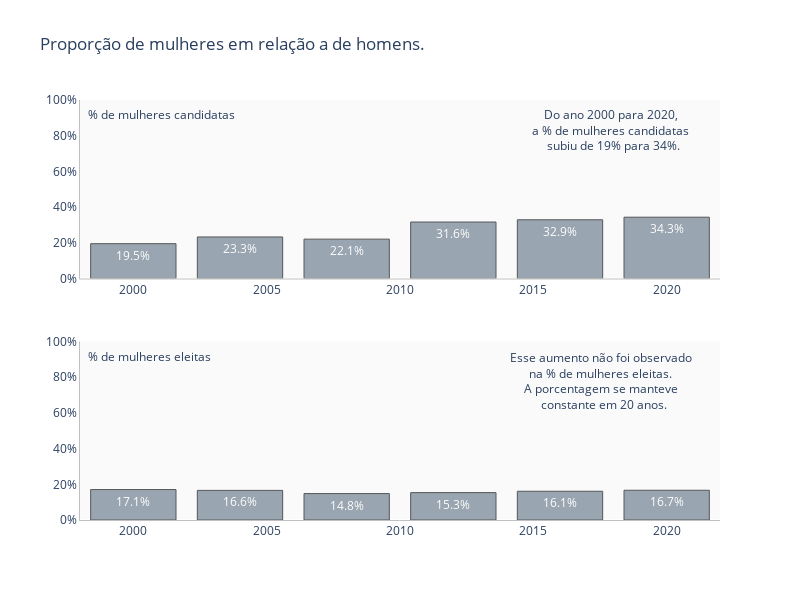

Here is the notebook cell this chart was saved with:
### Markdown cell above
### Visualização

### Code cell
# Filtrando os dados do gênero feminino
data_selected1 = data1.query("genero == 'feminino'") 
data_selected2 = data2.query("genero == 'feminino'")

# Construindo a visualização

fig = go.Figure()

fig = make_subplots(
    rows=2, cols=1,
    row_heights=[0.5,0.5],
)


fig.add_trace(go.Bar(
            x=data_selected1.ano, 
            y=data_selected1.porcentagem, 
            text=data_selected1.porcentagem,
            texttemplate='%{y:.1%}',
            hovertemplate='Ano: %{x} <br /> %: %{y:.1%}',
            opacity=0.8,
            
        ), row=1, col=1)

fig.add_trace(go.Bar(
            x=data_selected2.ano, 
            y=data_selected2.porcentagem, 
            text=data_selected2.porcentagem,
            texttemplate='%{y:.1%}',
            hovertemplate='Ano: %{x} <br /> %: %{y:.1%}',
            opacity=0.8,
        ), row=2, col=1)

fig.update_layout(title="Proporção de mulheres em relação a de homens.",
                  plot_bgcolor="#FAFAFA",
                  showlegend=False,
                  width=800,
                  height=600,
                  
                  )

fig.update_traces(marker_color='#708090', marker_line_color='#121212',
                  marker_line_width=1, opacity=0.7)


fig.layout.yaxis1.tickformat=',.0%'
fig.layout.yaxis1.range=[0,1]
fig.layout.yaxis2.tickformat=',.0%'
fig.layout.yaxis2.range=[0,1]

fig.add_annotation(x=0.01, y=0.99,
            text="% de mulheres candidatas",
            showarrow=False,
            xref='paper',
            yref='paper',
            )

fig.add_annotation(x=0.01, y=0.39,
            text="% de mulheres eleitas",
            showarrow=False,
            xref='paper',
            yref='paper',
            )

fig.add_annotation(x=0.99, y=0.99,
            text="Do ano 2000 para 2020, <br />a % de mulheres candidatas <br /> subiu de 19% para 34%.",
            showarrow=False,
            xref='paper',
            yref='paper',
            width=200,
            xanchor="right"
            )

fig.add_annotation(x=0.99, y=0.25,
            text="Esse aumento não foi observado <br />na % de mulheres eleitas. <br />A porcentagem se manteve <br /> constante em 20 anos.",
            showarrow=False,
            xref='paper',
            yref='paper',
            width=220,
            xanchor="right"
            )

fig.update_yaxes( 
  showgrid=False,
  linecolor="#C0C0C0",
  linewidth=1
)

fig.update_xaxes(  
  showgrid=False,
  linecolor="#C0C0C0",
  linewidth=1
)

fig.show()

### Figure 1 — Plotly figure (JSON) as saved in the notebook; plotly's stock layout.template omitted (floating-point values rounded to 4 significant figures)
{"data": [{"hovertemplate": "Ano: %{x} <br /> %: %{y:.1%}", "marker": {"color": "#708090", "line": {"color": "#121212", "width": 1}}, "opacity": 0.7, "text": ["0.1951052150045745", "0.2328395061728395", "0.2205405405405405", "0.3164", "0.3290246768507638", "0.3434825543120474"], "texttemplate": "%{y:.1%}", "type": "bar", "x": [2000, 2004, 2008, 2012, 2016, 2020], "xaxis": "x", "y": [0.1951, 0.2328, 0.2205, 0.3164, 0.329, 0.3435], "yaxis": "y"}, {"hovertemplate": "Ano: %{x} <br /> %: %{y:.1%}", "marker": {"color": "#708090", "line": {"color": "#121212", "width": 1}}, "opacity": 0.7, "text": ["0.1706398996235884", "0.1659451659451659", "0.1482014388489208", "0.1534591194968553", "0.1610486891385767", "0.1666666666666666"], "texttemplate": "%{y:.1%}", "type": "bar", "x": [2000, 2004, 2008, 2012, 2016, 2020], "xaxis": "x2", "y": [0.1706, 0.1659, 0.1482, 0.1535, 0.161, 0.1667], "yaxis": "y2"}], "layout": {"annotations": [{"showarrow": false, "text": "% de mulheres candidatas", "x": 0.01, "xref": "paper", "y": 0.99, "yref": "paper"}, {"showarrow": false, "text": "% de mulheres eleitas", "x": 0.01, "xref": "paper", "y": 0.39, "yref": "paper"}, {"showarrow": false, "text": "Do ano 2000 para 2020, <br />a % de mulheres candidatas <br /> subiu de 19% para 34%.", "width": 200, "x": 0.99, "xanchor": "right", "xref": "paper", "y": 0.99, "yref": "paper"}, {"showarrow": false, "text": "Esse aumento não foi observado <br />na % de mulheres eleitas. <br />A porcentagem se manteve <br /> constante em 20 anos.", "width": 220, "x": 0.99, "xanchor": "right", "xref": "paper", "y": 0.25, "yref": "paper"}], "height": 600, "plot_bgcolor": "#FAFAFA", "showlegend": false, "title": {"text": "Proporção de mulheres em relação a de homens."}, "width": 800, "xaxis": {"anchor": "y", "autorange": true, "domain": [0, 1], "linecolor": "#C0C0C0", "linewidth": 1, "range": [1998, 2022], "showgrid": false, "type": "linear"}, "xaxis2": {"anchor": "y2", "autorange": true, "domain": [0, 1], "linecolor": "#C0C0C0", "linewidth": 1, "range": [1998, 2022], "showgrid": false, "type": "linear"}, "yaxis": {"anchor": "x", "domain": [0.575, 1], "linecolor": "#C0C0C0", "linewidth": 1, "range": [0, 1], "showgrid": false, "tickformat": ",.0%", "type": "linear"}, "yaxis2": {"anchor": "x2", "domain": [0, 0.425], "linecolor": "#C0C0C0", "linewidth": 1, "range": [0, 1], "showgrid": false, "tickformat": ",.0%", "type": "linear"}}}
